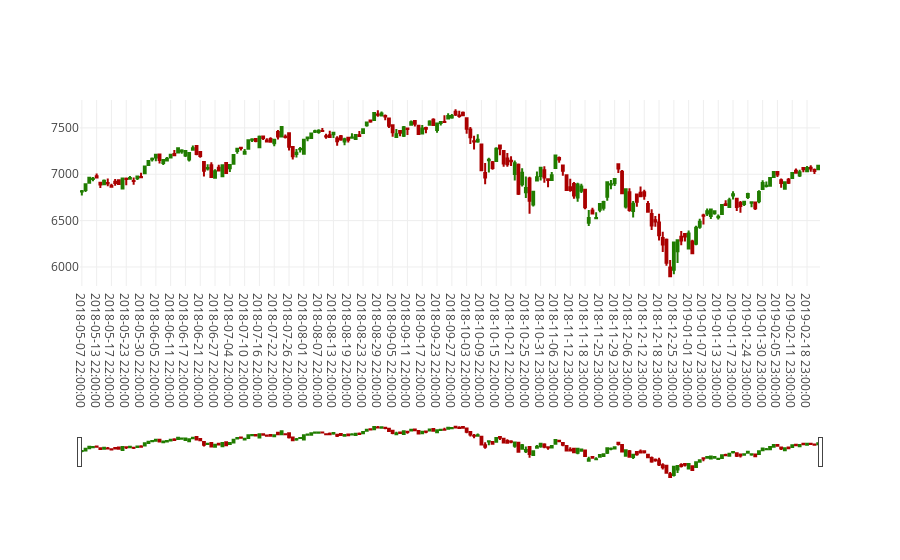

Notebook source saved alongside this figure:
### Code cell
plotly.offline.iplot(fig, filename='styled_candlestick')

### Figure 1 — Plotly figure (JSON) as saved in the notebook; plotly's stock layout.template omitted (floating-point values rounded to 4 significant figures; data arrays with more than 128 entries replaced by an {"elided": "..."} marker saying what was removed)
{"data": [{"close": {"elided": "200 float values"}, "decreasing": {"line": {"color": "#AA0000"}}, "high": {"elided": "200 float values"}, "increasing": {"line": {"color": "#207C00"}}, "low": {"elided": "200 float values"}, "open": {"elided": "200 float values"}, "type": "candlestick", "uid": "2f0ad4be-1711-481c-9495-0b537242872f", "x": {"elided": "200 str values"}}], "layout": {"xaxis": {"type": "category"}}}
